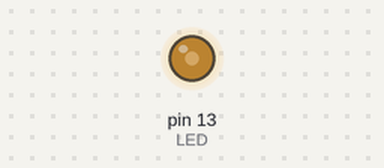
The sketch below on a simulated Arduino Uno, built with avr-gcc and run on an emulated ATmega328P. On the bench: output pins drawn as LEDs (lit = HIGH).

Above: at 0.1 s.
Timing chart, 0 to 1.6 s (numbered marks = the images above):
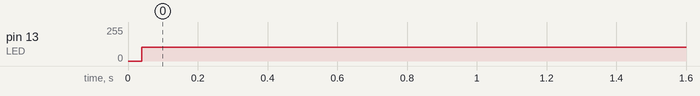

The sketch:

223_0.ino
```cpp
const int LED = 13;

void setup() {
  pinMode(LED, OUTPUT);
}

void loop() {
  digitalWrite(LED, HIGH);
  digitalWrite(LED, LOW);
}
```

Measured:
- by itself, pin 13 (LED): 0/255 → 105/255 at 0.04 s
